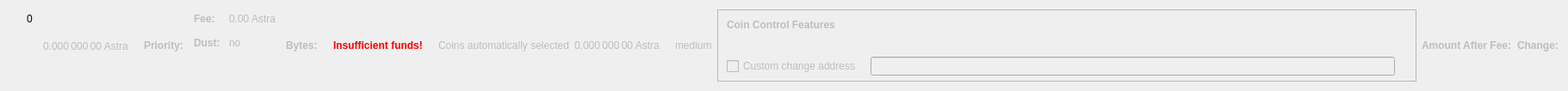
    <widget class="QWidget" name="dummyHideWidget" native="true">
     <property name="maximumSize">
      <size>
       <width>100</width>
       <height>22</height>
      </size>
     </property>
     <layout class="QHBoxLayout" name="dummyHideLayout">
      <item>
       <layout class="QFormLayout" name="formLayoutCoinControl1">
        <property name="horizontalSpacing">
         <number>10</number>
        </property>
        <property name="verticalSpacing">
         <number>14</number>
        </property>
        <property name="leftMargin">
         <number>10</number>
        </property>
        <property name="topMargin">
         <number>4</number>
        </property>
        <property name="rightMargin">
         <number>6</number>
        </property>
        <item row="0" column="1">
         <widget class="QLabel" name="labelCoinControlBytes">
          <property name="cursor">
           <cursorShape>IBeamCursor</cursorShape>
          </property>
          <property name="contextMenuPolicy">
           <enum>Qt::ActionsContextMenu</enum>
          </property>
          <property name="text">
           <string notr="true">0</string>
          </property>
          <property name="textInteractionFlags">
           <set>Qt::LinksAccessibleByMouse|Qt::TextSelectableByKeyboard|Qt::TextSelectableByMouse</set>
          </property>
         </widget>
        </item>
       </layout>
      </item>
      <item>
       <widget class="QLabel" name="labelCoinControlAfterFee">
        <property name="enabled">
         <bool>false</bool>
        </property>
        <property name="sizePolicy">
         <sizepolicy hsizetype="Fixed" vsizetype="Fixed">
          <horstretch>0</horstretch>
          <verstretch>0</verstretch>
         </sizepolicy>
        </property>
        <property name="minimumSize">
         <size>
          <width>111</width>
          <height>12</height>
         </size>
        </property>
        <property name="maximumSize">
         <size>
          <width>111</width>
          <height>12</height>
         </size>
        </property>
        <property name="cursor">
         <cursorShape>IBeamCursor</cursorShape>
        </property>
        <property name="contextMenuPolicy">
         <enum>Qt::ActionsContextMenu</enum>
        </property>
        <property name="text">
         <string notr="true">0.000 000 00 Astra</string>
        </property>
        <property name="textInteractionFlags">
         <set>Qt::LinksAccessibleByMouse|Qt::TextSelectableByKeyboard|Qt::TextSelectableByMouse</set>
        </property>
       </widget>
      </item>
      <item>
       <widget class="QLabel" name="labelCoinControlPriorityText">
        <property name="enabled">
         <bool>false</bool>
        </property>
        <property name="font">
         <font>
          <weight>75</weight>
          <bold>true</bold>
         </font>
        </property>
        <property name="text">
         <string>Priority:</string>
        </property>
       </widget>
      </item>
      <item>
       <layout class="QHBoxLayout" name="horizontalLayout"/>
      </item>
      <item>
       <layout class="QFormLayout" name="formLayoutCoinControl3">
        <property name="horizontalSpacing">
         <number>10</number>
        </property>
        <property name="verticalSpacing">
         <number>14</number>
        </property>
        <property name="leftMargin">
         <number>6</number>
        </property>
        <property name="topMargin">
         <number>4</number>
        </property>
        <property name="rightMargin">
         <number>6</number>
        </property>
        <item row="0" column="0">
         <widget class="QLabel" name="labelCoinControlFeeText">
          <property name="enabled">
           <bool>false</bool>
          </property>
          <property name="font">
           <font>
            <weight>75</weight>
            <bold>true</bold>
           </font>
          </property>
          <property name="text">
           <string>Fee:</string>
          </property>
          <property name="margin">
           <number>0</number>
          </property>
         </widget>
        </item>
        <item row="0" column="1">
         <widget class="QLabel" name="labelCoinControlFee">
          <property name="enabled">
           <bool>false</bool>
          </property>
          <property name="cursor">
           <cursorShape>IBeamCursor</cursorShape>
          </property>
          <property name="contextMenuPolicy">
           <enum>Qt::ActionsContextMenu</enum>
          </property>
          <property name="text">
           <string notr="true">0.00 Astra</string>
          </property>
          <property name="textInteractionFlags">
           <set>Qt::LinksAccessibleByMouse|Qt::TextSelectableByKeyboard|Qt::TextSelectableByMouse</set>
          </property>
         </widget>
        </item>
        <item row="1" column="0">
         <widget class="QLabel" name="labelCoinControlLowOutputText">
          <property name="enabled">
           <bool>false</bool>
          </property>
          <property name="font">
           <font>
            <weight>75</weight>
            <bold>true</bold>
           </font>
          </property>
          <property name="text">
           <string>Dust:</string>
          </property>
         </widget>
        </item>
        <item row="1" column="1">
         <widget class="QLabel" name="labelCoinControlLowOutput">
          <property name="enabled">
           <bool>false</bool>
          </property>
          <property name="cursor">
           <cursorShape>IBeamCursor</cursorShape>
          </property>
          <property name="contextMenuPolicy">
           <enum>Qt::ActionsContextMenu</enum>
          </property>
          <property name="text">
           <string>no</string>
          </property>
          <property name="textInteractionFlags">
           <set>Qt::LinksAccessibleByMouse|Qt::TextSelectableByKeyboard|Qt::TextSelectableByMouse</set>
          </property>
         </widget>
        </item>
       </layout>
      </item>
      <item>
       <widget class="QLabel" name="labelCoinControlBytesText">
        <property name="enabled">
         <bool>false</bool>
        </property>
        <property name="font">
         <font>
          <weight>75</weight>
          <bold>true</bold>
         </font>
        </property>
        <property name="text">
         <string>Bytes:</string>
        </property>
       </widget>
      </item>
      <item>
       <layout class="QFormLayout" name="formLayoutCoinControl2">
        <property name="horizontalSpacing">
         <number>10</number>
        </property>
        <property name="verticalSpacing">
         <number>14</number>
        </property>
        <property name="leftMargin">
         <number>6</number>
        </property>
        <property name="topMargin">
         <number>4</number>
        </property>
        <property name="rightMargin">
         <number>6</number>
        </property>
       </layout>
      </item>
      <item>
       <layout class="QHBoxLayout" name="horizontalLayoutCoinControl2">
        <property name="spacing">
         <number>8</number>
        </property>
        <property name="bottomMargin">
         <number>10</number>
        </property>
       </layout>
      </item>
      <item>
       <widget class="QLabel" name="labelCoinControlInsuffFunds">
        <property name="enabled">
         <bool>false</bool>
        </property>
        <property name="minimumSize">
         <size>
          <width>0</width>
          <height>0</height>
         </size>
        </property>
        <property name="font">
         <font>
          <weight>75</weight>
          <bold>true</bold>
         </font>
        </property>
        <property name="styleSheet">
         <string notr="true">color:red;font-weight:bold;</string>
        </property>
        <property name="text">
         <string>Insufficient funds!</string>
        </property>
        <property name="margin">
         <number>5</number>
        </property>
       </widget>
      </item>
      <item>
       <layout class="QFormLayout" name="formLayoutCoinControl4">
        <property name="horizontalSpacing">
         <number>10</number>
        </property>
        <property name="verticalSpacing">
         <number>14</number>
        </property>
        <property name="leftMargin">
         <number>6</number>
        </property>
        <property name="topMargin">
         <number>4</number>
        </property>
        <property name="rightMargin">
         <number>6</number>
        </property>
       </layout>
      </item>
      <item>
       <widget class="QLabel" name="labelCoinControlAutomaticallySelected">
        <property name="enabled">
         <bool>false</bool>
        </property>
        <property name="sizePolicy">
         <sizepolicy hsizetype="Fixed" vsizetype="Fixed">
          <horstretch>0</horstretch>
          <verstretch>0</verstretch>
         </sizepolicy>
        </property>
        <property name="minimumSize">
         <size>
          <width>0</width>
          <height>0</height>
         </size>
        </property>
        <property name="maximumSize">
         <size>
          <width>240</width>
          <height>16777215</height>
         </size>
        </property>
        <property name="text">
         <string>Coins automatically selected</string>
        </property>
        <property name="margin">
         <number>5</number>
        </property>
       </widget>
      </item>
      <item>
       <widget class="QLabel" name="labelCoinControlChange">
        <property name="enabled">
         <bool>false</bool>
        </property>
        <property name="sizePolicy">
         <sizepolicy hsizetype="Fixed" vsizetype="Fixed">
          <horstretch>0</horstretch>
          <verstretch>0</verstretch>
         </sizepolicy>
        </property>
        <property name="minimumSize">
         <size>
          <width>111</width>
          <height>0</height>
         </size>
        </property>
        <property name="maximumSize">
         <size>
          <width>111</width>
          <height>16777215</height>
         </size>
        </property>
        <property name="cursor">
         <cursorShape>IBeamCursor</cursorShape>
        </property>
        <property name="contextMenuPolicy">
         <enum>Qt::ActionsContextMenu</enum>
        </property>
        <property name="text">
         <string notr="true">0.000 000 00 Astra</string>
        </property>
        <property name="textInteractionFlags">
         <set>Qt::LinksAccessibleByMouse|Qt::TextSelectableByKeyboard|Qt::TextSelectableByMouse</set>
        </property>
       </widget>
      </item>
      <item>
       <widget class="QLabel" name="labelCoinControlPriority">
        <property name="enabled">
         <bool>false</bool>
        </property>
        <property name="cursor">
         <cursorShape>IBeamCursor</cursorShape>
        </property>
        <property name="contextMenuPolicy">
         <enum>Qt::ActionsContextMenu</enum>
        </property>
        <property name="text">
         <string>medium</string>
        </property>
        <property name="textInteractionFlags">
         <set>Qt::LinksAccessibleByMouse|Qt::TextSelectableByKeyboard|Qt::TextSelectableByMouse</set>
        </property>
       </widget>
      </item>
      <item>
       <widget class="QFrame" name="frameCoinControl">
        <property name="sizePolicy">
         <sizepolicy hsizetype="Expanding" vsizetype="Expanding">
          <horstretch>0</horstretch>
          <verstretch>0</verstretch>
         </sizepolicy>
        </property>
        <property name="maximumSize">
         <size>
          <width>16777215</width>
          <height>16777215</height>
         </size>
        </property>
        <property name="frameShape">
         <enum>QFrame::StyledPanel</enum>
        </property>
        <property name="frameShadow">
         <enum>QFrame::Sunken</enum>
        </property>
        <layout class="QVBoxLayout" name="verticalLayoutCoinControl2_2">
         <property name="spacing">
          <number>0</number>
         </property>
         <property name="leftMargin">
          <number>0</number>
         </property>
         <property name="topMargin">
          <number>0</number>
         </property>
         <property name="rightMargin">
          <number>0</number>
         </property>
         <property name="bottomMargin">
          <number>6</number>
         </property>
         <item>
          <layout class="QVBoxLayout" name="verticalLayoutCoinControl" stretch="0,0,0,1">
           <property name="spacing">
            <number>0</number>
           </property>
           <property name="leftMargin">
            <number>10</number>
           </property>
           <property name="topMargin">
            <number>10</number>
           </property>
           <item>
            <layout class="QHBoxLayout" name="horizontalLayoutCoinControl1">
             <property name="bottomMargin">
              <number>15</number>
             </property>
             <item>
              <widget class="QLabel" name="labelCoinControlFeatures">
               <property name="enabled">
                <bool>false</bool>
               </property>
               <property name="sizePolicy">
                <sizepolicy hsizetype="Preferred" vsizetype="Maximum">
                 <horstretch>0</horstretch>
                 <verstretch>0</verstretch>
                </sizepolicy>
               </property>
               <property name="font">
                <font>
                 <weight>75</weight>
                 <bold>true</bold>
                </font>
               </property>
               <property name="styleSheet">
                <string notr="true">font-weight:bold;</string>
               </property>
               <property name="text">
                <string>Coin Control Features</string>
               </property>
              </widget>
             </item>
            </layout>
           </item>
           <item>
            <widget class="QWidget" name="widgetCoinControl" native="true">
             <property name="sizePolicy">
              <sizepolicy hsizetype="Preferred" vsizetype="Preferred">
               <horstretch>0</horstretch>
               <verstretch>0</verstretch>
              </sizepolicy>
             </property>
             <property name="minimumSize">
              <size>
               <width>0</width>
               <height>0</height>
              </size>
             </property>
             <property name="styleSheet">
              <string notr="true"/>
             </property>
             <layout class="QHBoxLayout" name="horizontalLayoutCoinControl5_2">
              <property name="leftMargin">
               <number>0</number>
              </property>
              <property name="topMargin">
               <number>0</number>
              </property>
              <property name="rightMargin">
               <number>0</number>
              </property>
              <property name="bottomMargin">
               <number>0</number>
              </property>
              <item>
               <layout class="QHBoxLayout" name="horizontalLayoutCoinControl3">
                <property name="spacing">
                 <number>20</number>
                </property>
                <property name="topMargin">
                 <number>0</number>
                </property>
                <property name="bottomMargin">
                 <number>10</number>
                </property>
               </layout>
              </item>
             </layout>
            </widget>
           </item>
           <item>
            <layout class="QHBoxLayout" name="horizontalLayoutCoinControl4" stretch="0,0,0">
             <property name="spacing">
              <number>12</number>
             </property>
             <property name="sizeConstraint">
              <enum>QLayout::SetDefaultConstraint</enum>
             </property>
             <property name="topMargin">
              <number>5</number>
             </property>
             <property name="rightMargin">
              <number>5</number>
             </property>
             <item>
              <widget class="QCheckBox" name="checkBoxCoinControlChange">
               <property name="enabled">
                <bool>false</bool>
               </property>
               <property name="toolTip">
                <string>If this is activated, but the change address is empty or invalid, change will be sent to a newly generated address.</string>
               </property>
               <property name="text">
                <string>Custom change address</string>
               </property>
              </widget>
             </item>
             <item>
              <widget class="QValidatedLineEdit" name="lineEditCoinControlChange">
               <property name="enabled">
                <bool>false</bool>
               </property>
               <property name="sizePolicy">
                <sizepolicy hsizetype="Expanding" vsizetype="Fixed">
                 <horstretch>0</horstretch>
                 <verstretch>0</verstretch>
                </sizepolicy>
               </property>
              </widget>
             </item>
             <item>
              <widget class="QLabel" name="labelCoinControlChangeLabel_2">
               <property name="sizePolicy">
                <sizepolicy hsizetype="Preferred" vsizetype="Expanding">
                 <horstretch>0</horstretch>
                 <verstretch>0</verstretch>
                </sizepolicy>
               </property>
               <property name="minimumSize">
                <size>
                 <width>0</width>
                 <height>0</height>
                </size>
               </property>
               <property name="text">
                <string/>
               </property>
               <property name="margin">
                <number>3</number>
               </property>
              </widget>
             </item>
            </layout>
           </item>
           <item>
            <spacer name="verticalSpacerCoinControl">
             <property name="orientation">
              <enum>Qt::Vertical</enum>
             </property>
             <property name="sizeHint" stdset="0">
              <size>
               <width>800</width>
               <height>1</height>
              </size>
             </property>
            </spacer>
           </item>
          </layout>
         </item>
        </layout>
       </widget>
      </item>
      <item>
       <widget class="QLabel" name="labelCoinControlAfterFeeText">
        <property name="enabled">
         <bool>false</bool>
        </property>
        <property name="minimumSize">
         <size>
          <width>0</width>
          <height>0</height>
         </size>
        </property>
        <property name="maximumSize">
         <size>
          <width>16777215</width>
          <height>16777215</height>
         </size>
        </property>
        <property name="font">
         <font>
          <weight>75</weight>
          <bold>true</bold>
         </font>
        </property>
        <property name="text">
         <string>Amount After Fee:</string>
        </property>
        <property name="alignment">
         <set>Qt::AlignLeading|Qt::AlignLeft|Qt::AlignVCenter</set>
        </property>
        <property name="margin">
         <number>0</number>
        </property>
       </widget>
      </item>
      <item>
       <widget class="QLabel" name="labelCoinControlChangeText">
        <property name="enabled">
         <bool>false</bool>
        </property>
        <property name="sizePolicy">
         <sizepolicy hsizetype="Preferred" vsizetype="Preferred">
          <horstretch>0</horstretch>
          <verstretch>0</verstretch>
         </sizepolicy>
        </property>
        <property name="minimumSize">
         <size>
          <width>0</width>
          <height>0</height>
         </size>
        </property>
        <property name="maximumSize">
         <size>
          <width>16777215</width>
          <height>16777215</height>
         </size>
        </property>
        <property name="font">
         <font>
          <weight>75</weight>
          <bold>true</bold>
         </font>
        </property>
        <property name="text">
         <string>Change:</string>
        </property>
        <property name="alignment">
         <set>Qt::AlignLeading|Qt::AlignLeft|Qt::AlignVCenter</set>
        </property>
       </widget>
      </item>
     </layout>
    </widget>
